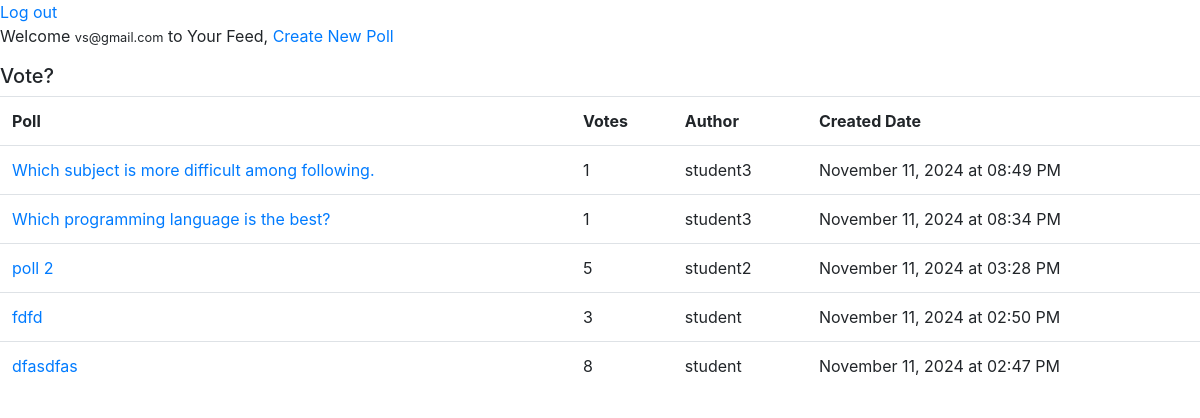
/feed (signed in), run on an earlier commit of the app's database.
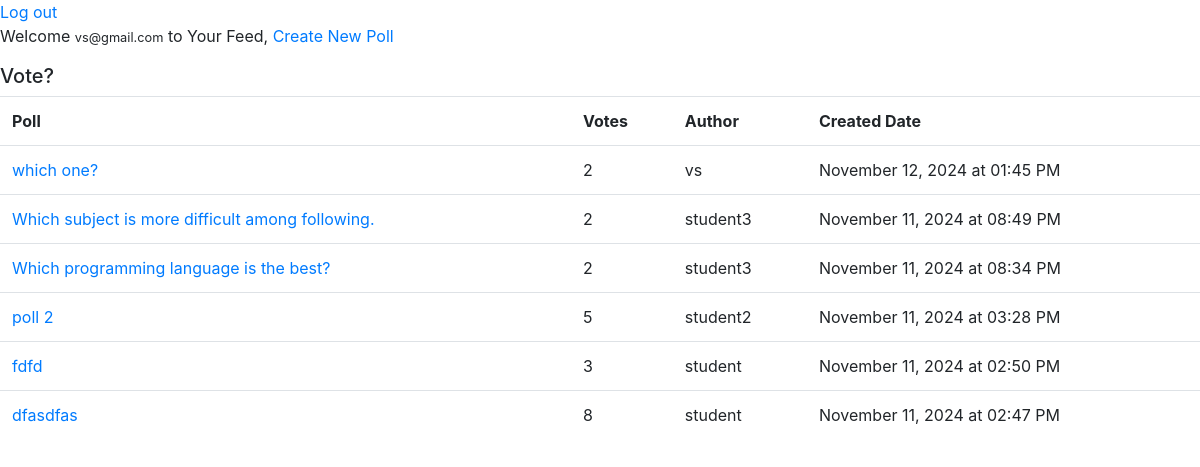
And on a later commit of the database.
### app/models.py (models this page shows)
class User(db.Model, UserMixin):
    __tablename__ = 'user'
    id = db.Column(db.Integer, primary_key=True)
    email = db.Column(db.String(500), unique=True, nullable=False)
    password_hash = db.Column(db.String(500), unique=True, nullable=False) # store the hash password
    is_admin = db.Column(db.Boolean, default=False)
    polls = db.relationship('Poll', backref='creator', lazy=True, cascade="all, delete-orphan")
    votes = db.relationship('Vote', backref='voter', lazy=True)
    vote_history = db.relationship('UserVoteHistory', backref='user', lazy=True)

class Poll(db.Model):
    __tablename__ = 'poll'
    id = db.Column(db.Integer, primary_key=True)
    title = db.Column(db.String(120), nullable=False)
    description = db.Column(db.String(500), nullable=True)
    created_at =db.Column(db.DateTime, default=datetime.now)
    status = db.Column(db.String(20), default='active')
    creator_id = db.Column(db.Integer, db.ForeignKey('user.id'), nullable=False)
    options = db.relationship('Option', backref='poll', lazy=True)
    votes = db.relationship('Vote', backref='poll', lazy=True)
    vote_history = db.relationship('UserVoteHistory', backref='poll', lazy=True)
    @hybrid_property
    def vote_count(self):
        return len(self.votes)
    @hybrid_property
    def created_by_username(self):
        creator = User.query.get(self.creator_id)
        name, _, _ =creator.email.rpartition('@')
        return name

### app/routes.py (the view)
@app.route('/feed')
@login_required
def feed():
    polls = ps.fetch_polls()
    return render_template("feed.html", user=current_user, polls=polls)

### app/auth.py (called while the page is built)
def load_user(user_id):
    return User.query.get(int(user_id))

### app/poll_service.py (called while the page is built)
def fetch_polls():
    return Poll.query.order_by(Poll.created_at.desc()).all()

### app/routes.py (called while the page is built)
@login_manager.user_loader
def load_user(user_id):
    return auth.load_user(user_id)

### app/templates/feed.html
{% extends "base.html" %}
{% block body %}
<nav>
    <a href="{{url_for('logout')}}">Log out</a>
</nav>
<div>
    <p>Welcome <small>{{user.email}}</small> to Your Feed,
        <a href="{{ url_for('create_poll') }}">Create New Poll</a>
    </p>
    <h5> Vote? </h5>
    <table class="table">
        <tr>
            <th scope="col"> Poll </th>
            <th scope="col"> Votes </th>
            <th scope="col"> Author </th>
            <th scope="col"> Created Date </th>
        </tr>
        {% for poll in polls %}
        <tr>
            <td><a href="{{ url_for('poll', poll_id=poll.id) }}">{{ poll.title }}</a></td>
            <td>{{ poll.vote_count}}</td>
            <td>{{ poll.created_by_username}} </td>
            <td>{{ poll.created_at.strftime('%B %d, %Y at %I:%M %p')}} </td>
        </tr>
        {% endfor %}
    </table>
</div>
{% endblock %}

### app/templates/base.html (shortened to what this page needs)
<!DOCTYPE html>
<html>
<head>
    <link rel="stylesheet" href="https://cdn.jsdelivr.net/npm/bootstrap@4.1.3/dist/css/bootstrap.min.css">
</head>
<body>
    {% block body %} {% endblock %}
</body>
</html>

What changed in the data, as far as the page shows it:
added Poll: title "which one?", vote_count "2", created_by_username "vs", created_at "November 12, 2024 at 01:45 PM"
computed for Poll "Which subject is more difficult among following.": vote_count "1" → "2"
computed for Poll "Which programming language is the best?": vote_count "1" → "2"
